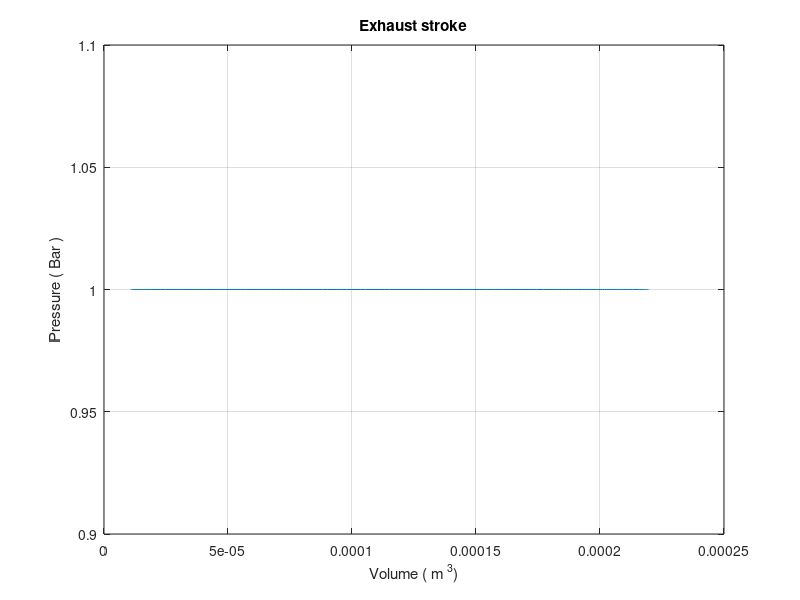
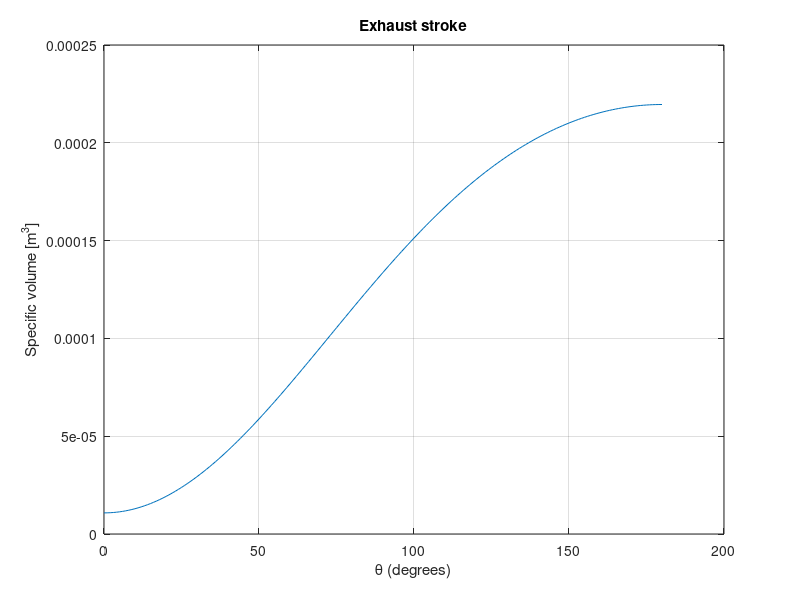
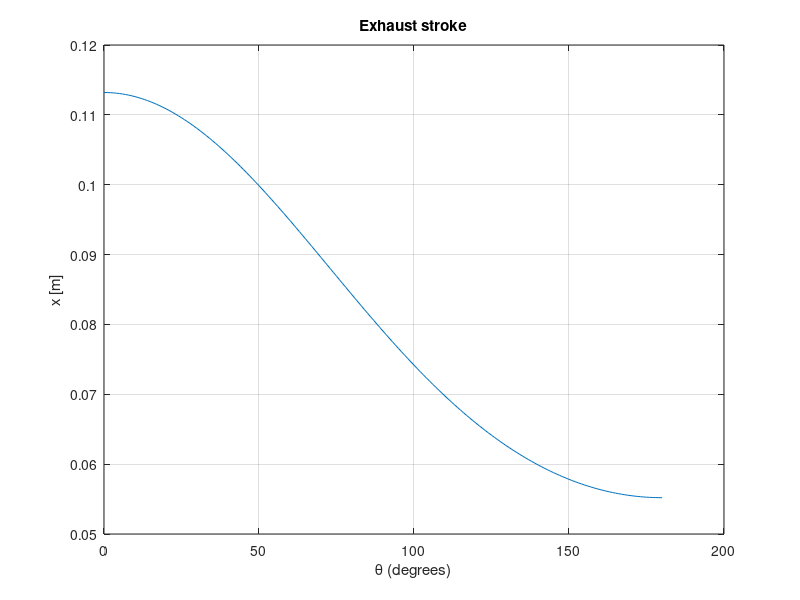

MATLAB code to generate these figures, in order:
%% Defining constants

S = 0.058; % [m] Stroke
r  = 1/2 * S; % [m] Lenght of crankshaft
l = 0.0842; % [m] Lenght of the connecting rod
B = 0.0677; % [m] Bore dimension
TDC = 0.003; % [m] Top dead center
BDC = S + TDC; % [m] Bottom dead center
V_c = pi/4 * B^2 * TDC; % [m] Compression volume
P_atm  = 1; % [Bar] Atmospheric pressure

%% Defining the kinematic equations of the engine as functions of theta

theta_deg = linspace(0, 180, 181); % Intake stroke in degrees. Lasts from -15 to 215
theta_rad = deg2rad(theta_deg); % Intake stroke in radians for ease of use

x = r * cos(theta_rad) + sqrt(l^2 - r^2 * sin(theta_rad).^2); % [m] x postion of piston as a function of theta
d = l + r - x; % [m] Distance of pistion from TDC as a function of theta
Vcyl = pi * (B/2)^2 * d + V_c; % [m^3] Free cylinder volume as a function of theta

P = ones(1, 181) * P_atm; % Constant pressure throughout intake stroke

%% Plotting different figures

% PV
figure;
plot (Vcyl, P) ;
xlabel ( ' Volume ( m ^3) ') ;
ylabel ( ' Pressure ( Bar ) ') ;
title ( 'Exhaust stroke') ;
grid on ;

% Theta V
figure;
plot (theta_deg, Vcyl) ;
xlabel ( '\theta (degrees)') ;
ylabel ( 'Specific volume [m^3]') ;
title ( 'Exhaust stroke') ;
grid on ;

% Theta x
figure;
plot (theta_deg, x) ;
xlabel ( '\theta (degrees)') ;
ylabel ( ' x [m] ') ;
title ( 'Exhaust stroke') ;
grid on ;